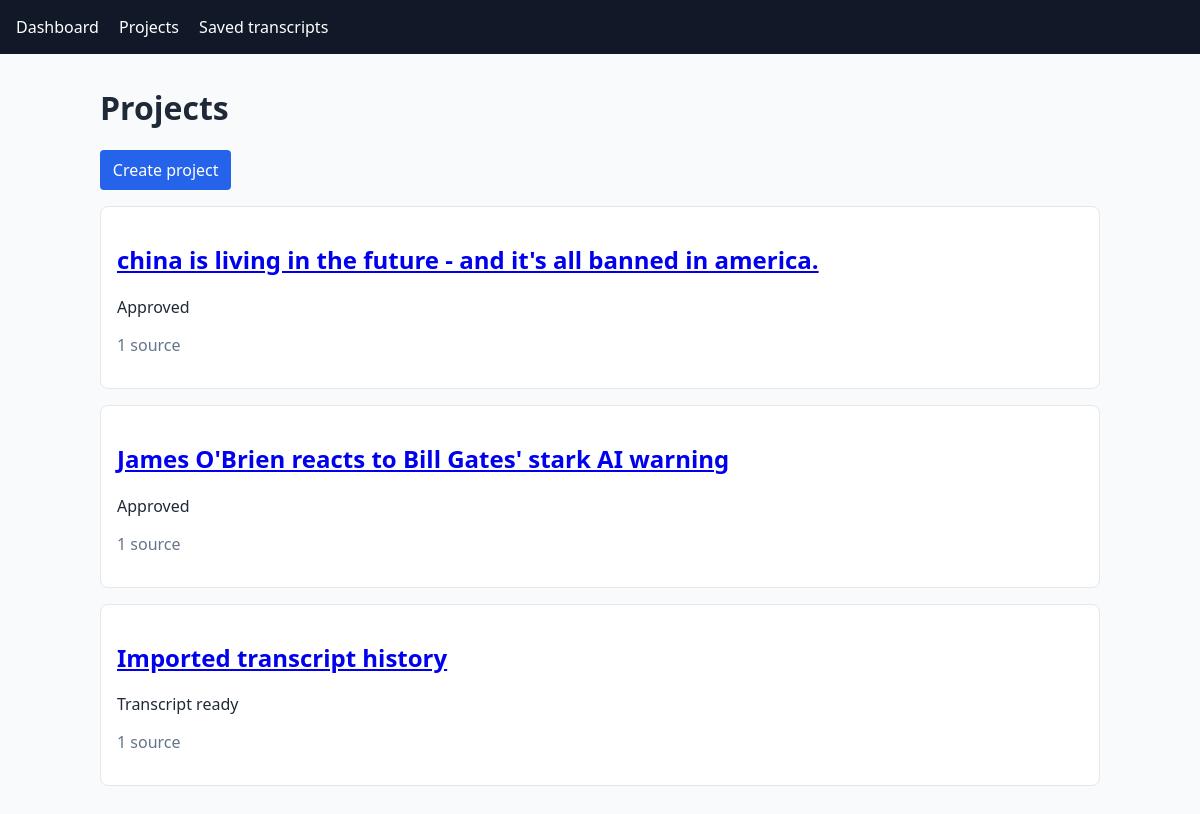
Screenshot of /projects/ (signed in) with the database file from the repository.
### scraper/models.py (models this page shows, shortened)
class VideoProject(models.Model):
    class Status(models.TextChoices):
        DRAFT = "draft", "Draft"
        TRANSCRIPT_READY = "transcript_ready", "Transcript ready"
        APPROVED = "approved", "Approved"
        ARCHIVED = "archived", "Archived"
        FAILED = "failed", "Failed"
    owner = models.ForeignKey(
        settings.AUTH_USER_MODEL,
        on_delete=models.PROTECT,
        related_name="video_projects",
    )
    title = models.CharField(max_length=255)
    description = models.TextField(blank=True)
    expected_duration = models.PositiveIntegerField(null=True, blank=True)
    status = models.CharField(max_length=20, choices=Status.choices, default=Status.DRAFT)
    is_locked = models.BooleanField(default=False)
    created_at = models.DateTimeField(auto_now_add=True)
    updated_at = models.DateTimeField(auto_now=True)
    approved_at = models.DateTimeField(null=True, blank=True)
    archived_at = models.DateTimeField(null=True, blank=True)
    locked_at = models.DateTimeField(null=True, blank=True)
    class Meta:
        ordering = ["-updated_at"]
        indexes = [models.Index(fields=["owner", "status"], name="project_owner_status_idx")]

### scraper/views.py (the view)
# urls.py: path("projects/", scraper_views.project_list, name="project_list"),
@login_required
def project_list(request):
    projects = project_queryset_for(request.user).prefetch_related("source_videos")
    return render(request, "scraper/project_list.html", {"projects": projects})

### scraper/views.py (called while the page is built)
def project_queryset_for(user):
    queryset = VideoProject.objects.select_related("owner")
    return queryset if user.is_staff or user.is_superuser else queryset.filter(owner=user)

### scraper/templates/scraper/project_list.html (shortened to what this page needs)
{% extends "scraper/base.html" %}
{% block content %}
<h1>Projects</h1>
<p><a class="button" href="{% url 'project_create' %}">Create project</a></p>
{% for project in projects %}
    <article class="card">
        <h2><a href="{% url 'project_detail' project.pk %}">{{ project.title }}</a></h2>
        <p>{{ project.get_status_display }}{% if project.is_locked %} · Locked{% endif %}</p>
        <p class="muted">{{ project.source_videos.count }} source{{ project.source_videos.count|pluralize }}</p>
    </article>
{% empty %}
    <p>No projects yet.</p>
{% endfor %}
{% endblock %}

### scraper/templates/scraper/base.html (style rules this page uses)
body { font-family: system-ui, sans-serif; margin: 0; color: #1f2937; background: #f8fafc; }
.card { background: white; border: 1px solid #e5e7eb; border-radius: .5rem; padding: 1rem; margin: 1rem 0; }
button, .button { background: #2563eb; border: 0; border-radius: .25rem; color: white; cursor: pointer; display: inline-block; padding: .55rem .8rem; text-decoration: none; }
.muted { color: #64748b; }

### rows the page displays
VideoProject: title "china is living in the future - and it's all banned in america.", status "Approved", source_videos.count "1"
VideoProject: title "James O'Brien reacts to Bill Gates' stark AI warning", status "Approved", source_videos.count "1"
VideoProject: title "Imported transcript history", status "Transcript ready", source_videos.count "1"
